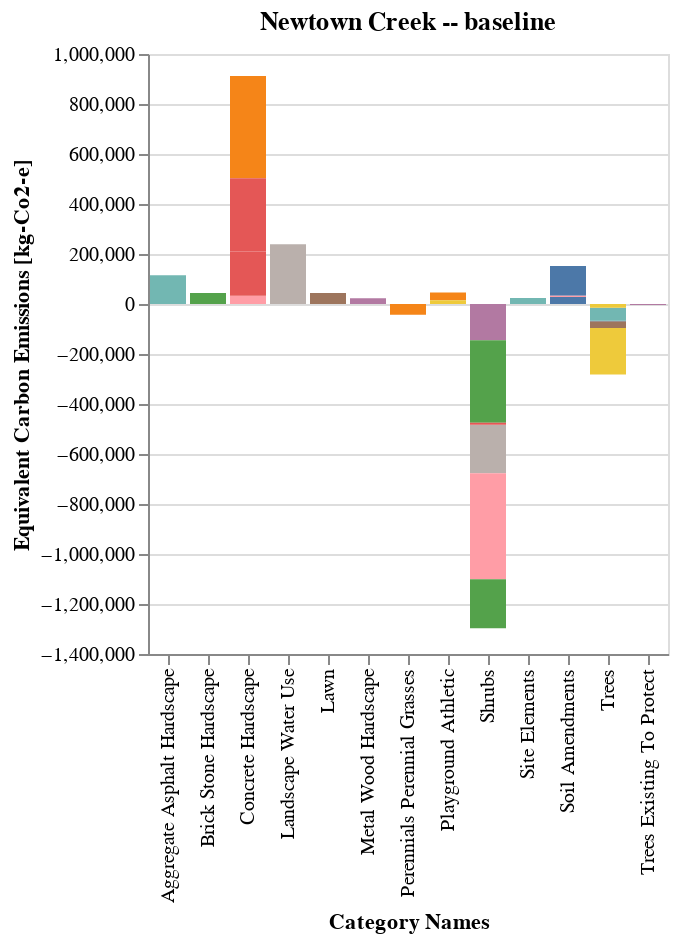

The cell this chart's notebook holds for it:
### Code cell
charts[0].show()

### Figure 1 — Vega-Lite specification as saved in the notebook (floating-point values rounded to 4 significant figures)
{"config": {"view": {"continuousWidth": 300, "continuousHeight": 300}}, "data": {"name": "data-cb7ac69f18563fb794b291796c820627"}, "mark": {"type": "bar"}, "encoding": {"color": {"field": "ELEMENT", "legend": null, "type": "nominal"}, "tooltip": {"field": "ELEMENT", "type": "nominal"}, "x": {"field": "CUSTOM_CATEGORY", "title": "Category Names", "type": "nominal"}, "y": {"aggregate": "sum", "field": "VALUE", "title": "Equivalent Carbon Emissions [kg-Co2-e]", "type": "quantitative"}}, "title": "Newtown Creek -- baseline", "$schema": "https://vega.github.io/schema/vega-lite/v5.20.1.json", "datasets": {"data-cb7ac69f18563fb794b291796c820627": [{"SECTION": "Carbon Impact", "TYPE": "Embodied Carbon Emissions", "CATEGORY": "Aggregate Asphalt Hardscape", "ELEMENT": "Compacted Aggregate Base", "VALUE": 32979, "UNIT": "kgCO₂e", "CUSTOM_CATEGORY": "Aggregate Asphalt Hardscape"}, {"SECTION": "Carbon Impact", "TYPE": "Embodied Carbon Emissions", "CATEGORY": "Aggregate Asphalt Hardscape", "ELEMENT": "Compacted Aggregate Base", "VALUE": 8044, "UNIT": "kgCO₂e", "CUSTOM_CATEGORY": "Aggregate Asphalt Hardscape"}, {"SECTION": "Carbon Impact", "TYPE": "Embodied Carbon Emissions", "CATEGORY": "Aggregate Asphalt Hardscape", "ELEMENT": "Compacted Aggregate Base", "VALUE": 58316, "UNIT": "kgCO₂e", "CUSTOM_CATEGORY": "Aggregate Asphalt Hardscape"}, {"SECTION": "Carbon Impact", "TYPE": "Embodied Carbon Emissions", "CATEGORY": "Aggregate Asphalt Hardscape", "ELEMENT": "Compacted Aggregate Base", "VALUE": 8446, "UNIT": "kgCO₂e", "CUSTOM_CATEGORY": "Aggregate Asphalt Hardscape"}, {"SECTION": "Carbon Impact", "TYPE": "Embodied Carbon Emissions", "CATEGORY": "Aggregate Asphalt Hardscape", "ELEMENT": "Compacted Aggregate Base", "VALUE": 7239, "UNIT": "kgCO₂e", "CUSTOM_CATEGORY": "Aggregate Asphalt Hardscape"}, {"SECTION": "Carbon Impact", "TYPE": "Embodied Carbon Emissions", "CATEGORY": "Brick Stone Hardscape", "ELEMENT": "Stone Curb", "VALUE": 43544, "UNIT": "kgCO₂e", "CUSTOM_CATEGORY": "Brick Stone Hardscape"}, {"SECTION": "Carbon Impact", "TYPE": "Embodied Carbon Emissions", "CATEGORY": "Concrete Hardscape", "ELEMENT": "Cast-in-Place Concrete Paving", "VALUE": 154840, "UNIT": "kgCO₂e", "CUSTOM_CATEGORY": "Concrete Hardscape"}, {"SECTION": "Carbon Impact", "TYPE": "Embodied Carbon Emissions", "CATEGORY": "Concrete Hardscape", "ELEMENT": "Welded Wire Mesh (Fabric) Reinforcement", "VALUE": 6405, "UNIT": "kgCO₂e", "CUSTOM_CATEGORY": "Concrete Hardscape"}, {"SECTION": "Carbon Impact", "TYPE": "Embodied Carbon Emissions", "CATEGORY": "Concrete Hardscape", "ELEMENT": "Cast-in-Place Concrete Paving", "VALUE": 254557, "UNIT": "kgCO₂e", "CUSTOM_CATEGORY": "Concrete Hardscape"}, {"SECTION": "Carbon Impact", "TYPE": "Embodied Carbon Emissions", "CATEGORY": "Concrete Hardscape", "ELEMENT": "Welded Wire Mesh (Fabric) Reinforcement", "VALUE": 8774, "UNIT": "kgCO₂e", "CUSTOM_CATEGORY": "Concrete Hardscape"}, {"SECTION": "Carbon Impact", "TYPE": "Embodied Carbon Emissions", "CATEGORY": "Concrete Hardscape", "ELEMENT": "Welded Wire Mesh (Fabric) Reinforcement", "VALUE": 1537, "UNIT": "kgCO₂e", "CUSTOM_CATEGORY": "Concrete Hardscape"}, {"SECTION": "Carbon Impact", "TYPE": "Embodied Carbon Emissions", "CATEGORY": "Concrete Hardscape", "ELEMENT": "Precast Concrete Unit Pavers", "VALUE": 124910, "UNIT": "kgCO₂e", "CUSTOM_CATEGORY": "Concrete Hardscape"}, {"SECTION": "Carbon Impact", "TYPE": "Embodied Carbon Emissions", "CATEGORY": "Concrete Hardscape", "ELEMENT": "Welded Wire Mesh (Fabric) Reinforcement", "VALUE": 14833, "UNIT": "kgCO₂e", "CUSTOM_CATEGORY": "Concrete Hardscape"}, {"SECTION": "Carbon Impact", "TYPE": "Embodied Carbon Emissions", "CATEGORY": "Concrete Hardscape", "ELEMENT": "Cast-in-Place Concrete Subslab", "VALUE": 249465, "UNIT": "kgCO₂e", "CUSTOM_CATEGORY": "Concrete Hardscape"}, {"SECTION": "Carbon Impact", "TYPE": "Embodied Carbon Emissions", "CATEGORY": "Concrete Hardscape", "ELEMENT": "Precast Concrete Unit Pavers", "VALUE": 52072, "UNIT": "kgCO₂e", "CUSTOM_CATEGORY": "Concrete Hardscape"}, {"SECTION": "Carbon Impact", "TYPE": "Embodied Carbon Emissions", "CATEGORY": "Concrete Hardscape", "ELEMENT": "Welded Wire Mesh (Fabric) Reinforcement", "VALUE": 1494, "UNIT": "kgCO₂e", "CUSTOM_CATEGORY": "Concrete Hardscape"}, {"SECTION": "Carbon Impact", "TYPE": "Embodied Carbon Emissions", "CATEGORY": "Concrete Hardscape", "ELEMENT": "Cast-in-Place Concrete Subslab", "VALUE": 43355, "UNIT": "kgCO₂e", "CUSTOM_CATEGORY": "Concrete Hardscape"}, {"SECTION": "Carbon Impact", "TYPE": "Embodied Carbon Emissions", "CATEGORY": "Concrete Hardscape", "ELEMENT": "Cast-in-Place Concrete Paving", "VALUE": 0, "UNIT": "kgCO₂e", "CUSTOM_CATEGORY": "Concrete Hardscape"}, {"SECTION": "Carbon Impact", "TYPE": "Embodied Carbon Emissions", "CATEGORY": "Metal Wood Hardscape", "ELEMENT": "Tree Grates", "VALUE": 22645, "UNIT": "kgCO₂e", "CUSTOM_CATEGORY": "Metal Wood Hardscape"}, {"SECTION": "Carbon Impact", "TYPE": "Embodied Carbon Emissions", "CATEGORY": "Playground Athletic", "ELEMENT": "EPDM Safety Surface", "VALUE": 31038, "UNIT": "kgCO₂e", "CUSTOM_CATEGORY": "Playground Athletic"}, {"SECTION": "Carbon Impact", "TYPE": "Embodied Carbon Emissions", "CATEGORY": "Playground Athletic", "ELEMENT": "Synthetic Turf", "VALUE": 15178, "UNIT": "kgCO₂e", "CUSTOM_CATEGORY": "Playground Athletic"}, {"SECTION": "Carbon Impact", "TYPE": "Embodied Carbon Emissions", "CATEGORY": "Site Elements", "ELEMENT": "Stone Boulders", "VALUE": 23854, "UNIT": "kgCO₂e", "CUSTOM_CATEGORY": "Site Elements"}, {"SECTION": "Carbon Impact", "TYPE": "Embodied Carbon Emissions", "CATEGORY": "Soil Amendments", "ELEMENT": "Amended Planting Soil", "VALUE": 119343, "UNIT": "kgCO₂e", "CUSTOM_CATEGORY": "Soil Amendments"}, {"SECTION": "Carbon Impact", "TYPE": "Embodied Carbon Emissions", "CATEGORY": "Soil Amendments", "ELEMENT": "Organic Mulch", "VALUE": 27684, "UNIT": "kgCO₂e", "CUSTOM_CATEGORY": "Soil Amendments"}, {"SECTION": "Carbon Impact", "TYPE": "Embodied Carbon Emissions", "CATEGORY": "Soil Amendments", "ELEMENT": "Gravel Mulch", "VALUE": 5472, "UNIT": "kgCO₂e", "CUSTOM_CATEGORY": "Soil Amendments"}, {"SECTION": "Carbon Impact", "TYPE": "Biogenic (Sequestration + Emissions)", "CATEGORY": "Lawn", "ELEMENT": "Moderate Management Lawn", "VALUE": 43827, "UNIT": "kgCO₂e", "CUSTOM_CATEGORY": "Lawn"}, {"SECTION": "Carbon Impact", "TYPE": "Biogenic (Sequestration + Emissions)", "CATEGORY": "Perennials Perennial Grasses", "ELEMENT": "Perennials / Perennial Grasses", "VALUE": -43318, "UNIT": "kgCO₂e", "CUSTOM_CATEGORY": "Perennials Perennial Grasses"}, {"SECTION": "Carbon Impact", "TYPE": "Biogenic (Sequestration + Emissions)", "CATEGORY": "Shrubs", "ELEMENT": "Deciduous Small Shrub", "VALUE": -194215, "UNIT": "kgCO₂e", "CUSTOM_CATEGORY": "Shrubs"}, {"SECTION": "Carbon Impact", "TYPE": "Biogenic (Sequestration + Emissions)", "CATEGORY": "Shrubs", "ELEMENT": "Deciduous Medium Shrub", "VALUE": -423819, "UNIT": "kgCO₂e", "CUSTOM_CATEGORY": "Shrubs"}, {"SECTION": "Carbon Impact", "TYPE": "Biogenic (Sequestration + Emissions)", "CATEGORY": "Shrubs", "ELEMENT": "Deciduous Large Shrub", "VALUE": -196346, "UNIT": "kgCO₂e", "CUSTOM_CATEGORY": "Shrubs"}, {"SECTION": "Carbon Impact", "TYPE": "Biogenic (Sequestration + Emissions)", "CATEGORY": "Shrubs", "ELEMENT": "Evergreen Small Shrub", "VALUE": -145340, "UNIT": "kgCO₂e", "CUSTOM_CATEGORY": "Shrubs"}, {"SECTION": "Carbon Impact", "TYPE": "Biogenic (Sequestration + Emissions)", "CATEGORY": "Shrubs", "ELEMENT": "Evergreen Medium Shrub", "VALUE": -329689, "UNIT": "kgCO₂e", "CUSTOM_CATEGORY": "Shrubs"}, {"SECTION": "Carbon Impact", "TYPE": "Biogenic (Sequestration + Emissions)", "CATEGORY": "Shrubs", "ELEMENT": "Evergreen Large Shrub", "VALUE": -7909, "UNIT": "kgCO₂e", "CUSTOM_CATEGORY": "Shrubs"}, {"SECTION": "Carbon Impact", "TYPE": "Biogenic (Sequestration + Emissions)", "CATEGORY": "Trees", "ELEMENT": "Deciduous Large Tree", "VALUE": -185526, "UNIT": "kgCO₂e", "CUSTOM_CATEGORY": "Trees"}, {"SECTION": "Carbon Impact", "TYPE": "Biogenic (Sequestration + Emissions)", "CATEGORY": "Trees", "ELEMENT": "Deciduous Medium Tree", "VALUE": -27599, "UNIT": "kgCO₂e", "CUSTOM_CATEGORY": "Trees"}, {"SECTION": "Carbon Impact", "TYPE": "Biogenic (Sequestration + Emissions)", "CATEGORY": "Trees", "ELEMENT": "Deciduous Small Tree", "VALUE": -1930, "UNIT": "kgCO₂e", "CUSTOM_CATEGORY": "Trees"}, {"SECTION": "Carbon Impact", "TYPE": "Biogenic (Sequestration + Emissions)", "CATEGORY": "Trees", "ELEMENT": "Evergreen Large Tree", "VALUE": -52361, "UNIT": "kgCO₂e", "CUSTOM_CATEGORY": "Trees"}, {"SECTION": "Carbon Impact", "TYPE": "Biogenic (Sequestration + Emissions)", "CATEGORY": "Trees", "ELEMENT": "Evergreen Medium Tree", "VALUE": -14574, "UNIT": "kgCO₂e", "CUSTOM_CATEGORY": "Trees"}, {"SECTION": "Carbon Impact", "TYPE": "Biogenic (Sequestration + Emissions)", "CATEGORY": "Trees Existing To Protect", "ELEMENT": "Deciduous Medium (~11-15yrs)", "VALUE": -3730, "UNIT": "kgCO₂e", "CUSTOM_CATEGORY": "Trees Existing To Protect"}, {"SECTION": "Carbon Impact", "TYPE": "Operational Emissions", "CATEGORY": "Landscape Water Use", "ELEMENT": "Moderate Water Use", "VALUE": 239306, "UNIT": "kgCO₂e", "CUSTOM_CATEGORY": "Landscape Water Use"}]}}
